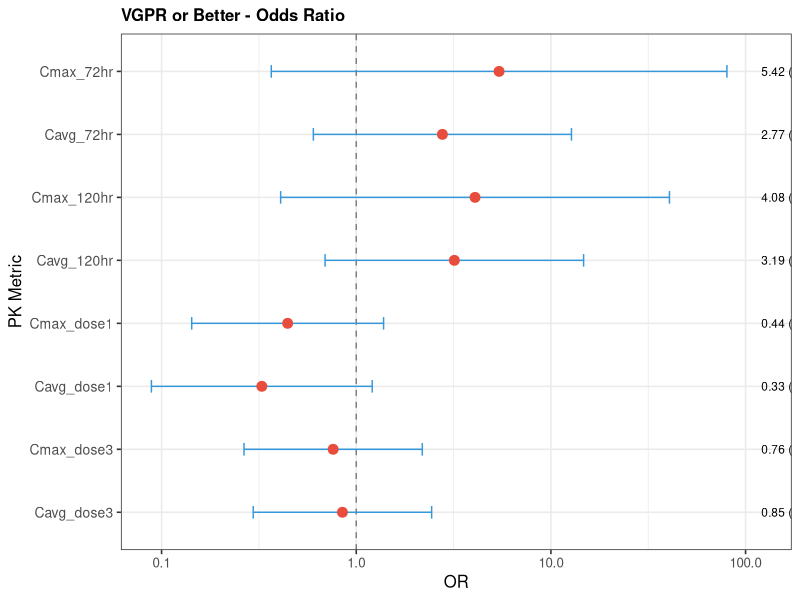
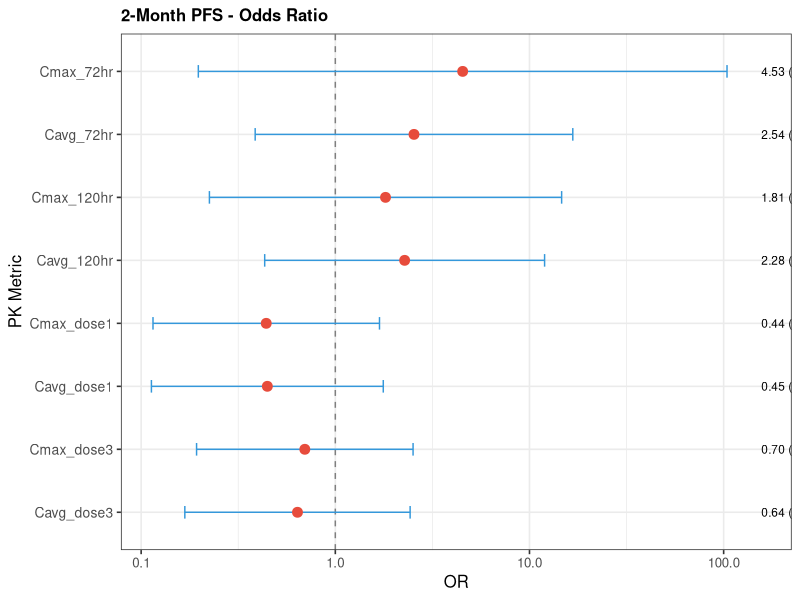
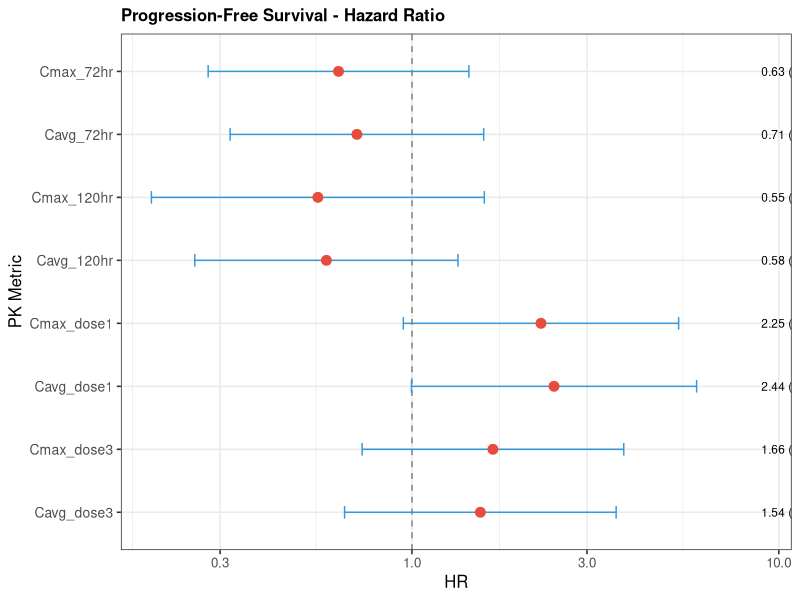

Write the R code that produced these figures, in order.
#===============================================================================
# Teclistamab PK-Response Association Analysis
#
# For patients with ≥6 doses:
# 1. VGPR or better (≥VGPR) - Odds Ratio (Logistic Regression)
# 2. 2-month PFS status - Odds Ratio (Logistic Regression)
# 3. PFS - Hazard Ratio (Cox Regression)
#
# Additional analyses:
# - Boxplots with Wilcoxon p-values
# - Categorical analysis (median split) with OR/HR
# - Predictive performance evaluation
#
# NOTE: Uses PK metrics from ae_pk_analysis.R (pk_ae_merged_results.csv)
#       Run ae_pk_analysis.R first to generate the PK data
#===============================================================================

library(tidyverse)
library(survival)
library(broom)
library(gridExtra)
library(pROC)

set.seed(12345)

cat("==========================================================\n")
cat("    Teclistamab PK-Response Association Analysis\n")
cat("==========================================================\n\n")

#-------------------------------------------------------------------------------
# 1. Load PK Data from Previous Analysis
#-------------------------------------------------------------------------------

cat("Loading data...\n")

# Load PK metrics from ae_pk_analysis.R output
if (!file.exists("pk_ae_merged_results.csv")) {
  stop("pk_ae_merged_results.csv not found! Run ae_pk_analysis.R first.")
}

pk_data <- read_csv("pk_ae_merged_results.csv", show_col_types = FALSE)
cat("  - Loaded PK data for", nrow(pk_data), "patients from ae_pk_analysis.R\n")

# Load dosing data to calculate treatment duration
dosing_all <- read_csv("mrgsolve_dosing_full.csv", show_col_types = FALSE) %>%
  filter(TIME >= 0) %>%
  arrange(ID, TIME)

# Load response data
response_data <- read_csv("response_data.csv", show_col_types = FALSE)
cat("  - Loaded response data for", nrow(response_data), "patients\n")

#-------------------------------------------------------------------------------
# 2. Calculate Treatment Duration and Filter for ≥6 Doses
#-------------------------------------------------------------------------------

cat("\n=== Filtering for ≥6 doses ===\n")

# Calculate treatment duration per patient (max TIME in hours)
treatment_duration <- dosing_all %>%
  group_by(ID) %>%
  summarise(
    N_doses = n(),
    Max_TIME_hr = max(TIME),
    Treatment_days = max(TIME) / 24,
    .groups = "drop"
  )

cat("\nTreatment Duration Summary:\n")
print(treatment_duration)

# Filter for ≥6 doses
patients_filtered <- treatment_duration %>%
  filter(N_doses >= 6)

cat("\n>>> Patients with ≥6 doses:", nrow(patients_filtered), "out of", nrow(treatment_duration), "<<<\n")

if (nrow(patients_filtered) == 0) {
  stop("No patients with ≥6 doses found!")
}

cat("\nFiltered patients IDs:", paste(patients_filtered$ID, collapse = ", "), "\n")

#-------------------------------------------------------------------------------
# 3. Merge Data and Create Analysis Dataset
#-------------------------------------------------------------------------------

cat("\n=== Creating analysis dataset ===\n")

# Filter PK data for ≥6 doses patients and merge with response data
filtered_data <- pk_data %>%
  filter(ID %in% patients_filtered$ID) %>%
  left_join(response_data, by = "PID") %>%
  left_join(patients_filtered %>% select(ID, N_doses, Treatment_days), by = "ID") %>%
  mutate(
    # VGPR or better (sCR, CR, VGPR)
    VGPR_or_better = ifelse(RESP_CTX %in% c("sCR", "CR", "VGPR"), 1, 0),

    # 2-month (60 days) PFS status
    PFS_2month = case_when(
      DAYS_VS_PFS_CTX >= 60 ~ 1,
      VS_PFS_CTX == 0 ~ 1,
      VS_PFS_CTX == 1 & DAYS_VS_PFS_CTX < 60 ~ 0,
      TRUE ~ NA_real_
    ),

    # For Cox model
    PFS_event = VS_PFS_CTX,
    PFS_time = DAYS_VS_PFS_CTX
  )

# Summary of response outcomes
cat("\n=== Response Summary (patients with ≥6 doses) ===\n")
cat("Total patients:", nrow(filtered_data), "\n")
cat("\nResponse distribution:\n")
print(table(filtered_data$RESP_CTX, useNA = "ifany"))

cat("\nVGPR or better:\n")
print(table(filtered_data$VGPR_or_better, useNA = "ifany"))

cat("\n2-month PFS status:\n")
print(table(filtered_data$PFS_2month, useNA = "ifany"))

cat("\nPFS events:\n")
print(table(filtered_data$PFS_event, useNA = "ifany"))

# Save filtered data
write_csv(filtered_data, "pk_response_analysis_data.csv")
cat("\nSaved filtered analysis data to: pk_response_analysis_data.csv\n")

#-------------------------------------------------------------------------------
# 4. Define PK Metrics for Analysis
#-------------------------------------------------------------------------------

pk_metrics <- c("Cmax_72hr", "Cavg_72hr", "Cmax_120hr", "Cavg_120hr",
                "Cmax_dose1", "Cavg_dose1", "Cmax_dose3", "Cavg_dose3")

#-------------------------------------------------------------------------------
# 5. Logistic Regression Function (for OR)
#-------------------------------------------------------------------------------

run_logistic_analysis <- function(data, outcome_var, pk_var, outcome_name) {

  # Filter valid data
  model_data <- data %>%
    filter(!is.na(.data[[outcome_var]]) & !is.na(.data[[pk_var]]))

  if (nrow(model_data) < 5) return(NULL)
  if (length(unique(model_data[[outcome_var]])) < 2) return(NULL)

  # Standardize PK variable for comparable ORs
  model_data$pk_std <- scale(model_data[[pk_var]])[,1]

  # Fit logistic regression
  formula <- as.formula(paste(outcome_var, "~ pk_std"))

  tryCatch({
    fit <- glm(formula, data = model_data, family = binomial)

    # Extract results
    coef_summary <- summary(fit)$coefficients

    # Calculate OR and 95% CI
    beta <- coef_summary["pk_std", "Estimate"]
    se <- coef_summary["pk_std", "Std. Error"]
    p_value <- coef_summary["pk_std", "Pr(>|z|)"]

    or <- exp(beta)
    or_lower <- exp(beta - 1.96 * se)
    or_upper <- exp(beta + 1.96 * se)

    # Also calculate OR per unit (not standardized)
    pk_sd <- sd(model_data[[pk_var]], na.rm = TRUE)
    or_per_unit <- exp(beta / pk_sd * 0.1)  # OR per 0.1 unit increase

    tibble(
      Outcome = outcome_name,
      `PK Metric` = pk_var,
      N = nrow(model_data),
      `N Events` = sum(model_data[[outcome_var]] == 1),
      `OR (95% CI)` = sprintf("%.2f (%.2f-%.2f)", or, or_lower, or_upper),
      OR = or,
      OR_lower = or_lower,
      OR_upper = or_upper,
      `p-value` = p_value,
      Sig = ifelse(p_value < 0.05, "*", "")
    )
  }, error = function(e) {
    NULL
  })
}

#-------------------------------------------------------------------------------
# 6. Cox Regression Function (for HR)
#-------------------------------------------------------------------------------

run_cox_analysis <- function(data, pk_var) {

  # Filter valid data
  model_data <- data %>%
    filter(!is.na(PFS_event) & !is.na(PFS_time) & !is.na(.data[[pk_var]])) %>%
    filter(PFS_time > 0)

  if (nrow(model_data) < 5) return(NULL)
  if (sum(model_data$PFS_event) < 2) return(NULL)

  # Standardize PK variable
  model_data$pk_std <- scale(model_data[[pk_var]])[,1]

  tryCatch({
    # Fit Cox model
    fit <- coxph(Surv(PFS_time, PFS_event) ~ pk_std, data = model_data)

    # Extract results
    fit_summary <- summary(fit)

    hr <- fit_summary$conf.int[1, "exp(coef)"]
    hr_lower <- fit_summary$conf.int[1, "lower .95"]
    hr_upper <- fit_summary$conf.int[1, "upper .95"]
    p_value <- fit_summary$coefficients[1, "Pr(>|z|)"]

    tibble(
      Outcome = "PFS",
      `PK Metric` = pk_var,
      N = nrow(model_data),
      `N Events` = sum(model_data$PFS_event),
      `HR (95% CI)` = sprintf("%.2f (%.2f-%.2f)", hr, hr_lower, hr_upper),
      HR = hr,
      HR_lower = hr_lower,
      HR_upper = hr_upper,
      `p-value` = p_value,
      Sig = ifelse(p_value < 0.05, "*", "")
    )
  }, error = function(e) {
    NULL
  })
}

#-------------------------------------------------------------------------------
# 7. Run Analyses
#-------------------------------------------------------------------------------

cat("\n")
cat("==========================================================\n")
cat("             STATISTICAL ANALYSIS RESULTS\n")
cat("==========================================================\n")

# 7.1 VGPR or better (Logistic Regression - OR)
cat("\n\n--- 1. VGPR or Better (≥VGPR) - Odds Ratio ---\n")

vgpr_results <- map_dfr(pk_metrics, function(pk_var) {
  run_logistic_analysis(filtered_data, "VGPR_or_better", pk_var, "≥VGPR")
})

if (nrow(vgpr_results) > 0) {
  print(vgpr_results %>% select(-OR, -OR_lower, -OR_upper), n = 100)
} else {
  cat("Insufficient data for VGPR analysis\n")
}

# 7.2 2-month PFS (Logistic Regression - OR)
cat("\n\n--- 2. 2-Month PFS Status - Odds Ratio ---\n")

pfs2m_results <- map_dfr(pk_metrics, function(pk_var) {
  run_logistic_analysis(filtered_data, "PFS_2month", pk_var, "2-month PFS")
})

if (nrow(pfs2m_results) > 0) {
  print(pfs2m_results %>% select(-OR, -OR_lower, -OR_upper), n = 100)
} else {
  cat("Insufficient data for 2-month PFS analysis\n")
}

# 7.3 PFS (Cox Regression - HR)
cat("\n\n--- 3. Progression-Free Survival (PFS) - Hazard Ratio ---\n")

pfs_results <- map_dfr(pk_metrics, function(pk_var) {
  run_cox_analysis(filtered_data, pk_var)
})

if (nrow(pfs_results) > 0) {
  print(pfs_results %>% select(-HR, -HR_lower, -HR_upper), n = 100)
} else {
  cat("Insufficient data for PFS analysis\n")
}

#-------------------------------------------------------------------------------
# 8. Boxplots with Wilcoxon p-values for Response Outcomes
#-------------------------------------------------------------------------------

cat("\n\n=== Boxplots with Wilcoxon p-values ===\n")

# Function to create boxplot with p-value (like ae_pk_analysis.R)
create_response_boxplot_pval <- function(data, outcome_var, outcome_label, pk_var) {
  plot_data <- data %>%
    filter(!is.na(.data[[outcome_var]]) & !is.na(.data[[pk_var]])) %>%
    mutate(Response = factor(ifelse(.data[[outcome_var]] == 1, "Yes", "No"),
                              levels = c("No", "Yes")))

  if (nrow(plot_data) < 4) return(list(plot = NULL, stats = NULL))

  yes_vals <- plot_data %>% filter(Response == "Yes") %>% pull(.data[[pk_var]])
  no_vals <- plot_data %>% filter(Response == "No") %>% pull(.data[[pk_var]])

  if (length(yes_vals) < 1 || length(no_vals) < 1) return(list(plot = NULL, stats = NULL))

  # Wilcoxon test
  p_val <- tryCatch({
    wilcox.test(yes_vals, no_vals)$p.value
  }, error = function(e) NA)

  # Median (IQR)
  median_iqr <- function(x) {
    sprintf("%.4f (%.4f-%.4f)", median(x), quantile(x, 0.25), quantile(x, 0.75))
  }

  p_label <- if (!is.na(p_val)) {
    if (p_val < 0.001) "p < 0.001"
    else if (p_val < 0.01) sprintf("p = %.3f", p_val)
    else sprintf("p = %.2f", p_val)
  } else "p = NA"

  y_max <- max(plot_data[[pk_var]], na.rm = TRUE)

  p <- ggplot(plot_data, aes(x = Response, y = .data[[pk_var]], fill = Response)) +
    geom_boxplot(alpha = 0.7, outlier.shape = 21) +
    geom_jitter(width = 0.15, alpha = 0.6, size = 2.5) +
    scale_fill_manual(values = c("No" = "#e74c3c", "Yes" = "#27ae60")) +
    labs(title = pk_var, x = outcome_label, y = pk_var) +
    annotate("text", x = 1.5, y = y_max * 1.15, label = p_label, size = 3.5, fontface = "bold") +
    theme_bw(base_size = 11) +
    theme(legend.position = "none",
          plot.title = element_text(size = 10, face = "bold"))

  stats <- tibble(
    Outcome = outcome_label,
    `PK Metric` = pk_var,
    `Yes (N)` = length(yes_vals),
    `No (N)` = length(no_vals),
    `Yes Median (IQR)` = median_iqr(yes_vals),
    `No Median (IQR)` = median_iqr(no_vals),
    `Wilcoxon p-value` = p_val,
    Sig = ifelse(!is.na(p_val) && p_val < 0.05, "*", "")
  )

  list(plot = p, stats = stats)
}

# Create boxplots for VGPR
cat("\n--- VGPR or Better Boxplots ---\n")
vgpr_boxplot_results <- map(pk_metrics, function(pk_var) {
  create_response_boxplot_pval(filtered_data, "VGPR_or_better", "≥VGPR", pk_var)
})

vgpr_boxplot_stats <- map_dfr(vgpr_boxplot_results, ~ .x$stats)
vgpr_plots <- compact(map(vgpr_boxplot_results, ~ .x$plot))

if (nrow(vgpr_boxplot_stats) > 0) {
  print(vgpr_boxplot_stats, n = 100)
}

if (length(vgpr_plots) > 0) {
  combined <- arrangeGrob(grobs = vgpr_plots, ncol = 4, nrow = 2,
                          top = "PK Metrics by VGPR Response (with Wilcoxon p-values)")
  ggsave("boxplot_VGPR_wilcoxon.png", combined, width = 16, height = 8, dpi = 200)
  cat("Saved: boxplot_VGPR_wilcoxon.png\n")
}

# Create boxplots for 2-month PFS
cat("\n--- 2-Month PFS Boxplots ---\n")
pfs2m_boxplot_results <- map(pk_metrics, function(pk_var) {
  create_response_boxplot_pval(filtered_data, "PFS_2month", "2-month PFS", pk_var)
})

pfs2m_boxplot_stats <- map_dfr(pfs2m_boxplot_results, ~ .x$stats)
pfs2m_plots <- compact(map(pfs2m_boxplot_results, ~ .x$plot))

if (nrow(pfs2m_boxplot_stats) > 0) {
  print(pfs2m_boxplot_stats, n = 100)
}

if (length(pfs2m_plots) > 0) {
  combined <- arrangeGrob(grobs = pfs2m_plots, ncol = 4, nrow = 2,
                          top = "PK Metrics by 2-Month PFS Status (with Wilcoxon p-values)")
  ggsave("boxplot_2monthPFS_wilcoxon.png", combined, width = 16, height = 8, dpi = 200)
  cat("Saved: boxplot_2monthPFS_wilcoxon.png\n")
}

#-------------------------------------------------------------------------------
# 9. Categorical Analysis (Median Split) - OR/HR
#-------------------------------------------------------------------------------

cat("\n\n=== Categorical Analysis (Median Split) ===\n")

# Create median-split categories for each PK metric
filtered_data_cat <- filtered_data
for (pk_var in pk_metrics) {
  med_val <- median(filtered_data[[pk_var]], na.rm = TRUE)
  cat_var <- paste0(pk_var, "_cat")
  filtered_data_cat[[cat_var]] <- ifelse(filtered_data[[pk_var]] >= med_val, "High", "Low")
  filtered_data_cat[[cat_var]] <- factor(filtered_data_cat[[cat_var]], levels = c("Low", "High"))
}

# Logistic regression for categorical variables
run_categorical_logistic <- function(data, outcome_var, pk_var, outcome_name) {
  cat_var <- paste0(pk_var, "_cat")

  model_data <- data %>%
    filter(!is.na(.data[[outcome_var]]) & !is.na(.data[[cat_var]]))

  if (nrow(model_data) < 5) return(NULL)
  if (length(unique(model_data[[outcome_var]])) < 2) return(NULL)
  if (length(unique(model_data[[cat_var]])) < 2) return(NULL)

  med_val <- median(filtered_data[[pk_var]], na.rm = TRUE)

  tryCatch({
    fit <- glm(as.formula(paste(outcome_var, "~", cat_var)),
               data = model_data, family = binomial)

    coef_summary <- summary(fit)$coefficients

    beta <- coef_summary[2, "Estimate"]
    se <- coef_summary[2, "Std. Error"]
    p_value <- coef_summary[2, "Pr(>|z|)"]

    or <- exp(beta)
    or_lower <- exp(beta - 1.96 * se)
    or_upper <- exp(beta + 1.96 * se)

    # Count by group
    high_yes <- sum(model_data[[cat_var]] == "High" & model_data[[outcome_var]] == 1)
    high_n <- sum(model_data[[cat_var]] == "High")
    low_yes <- sum(model_data[[cat_var]] == "Low" & model_data[[outcome_var]] == 1)
    low_n <- sum(model_data[[cat_var]] == "Low")

    tibble(
      Outcome = outcome_name,
      `PK Metric` = pk_var,
      `Median Cutoff` = round(med_val, 4),
      `High (events/N)` = sprintf("%d/%d", high_yes, high_n),
      `Low (events/N)` = sprintf("%d/%d", low_yes, low_n),
      `OR (95% CI)` = sprintf("%.2f (%.2f-%.2f)", or, or_lower, or_upper),
      OR = or,
      `p-value` = p_value,
      Sig = ifelse(p_value < 0.05, "*", "")
    )
  }, error = function(e) NULL)
}

# Cox regression for categorical variables
run_categorical_cox <- function(data, pk_var) {
  cat_var <- paste0(pk_var, "_cat")

  model_data <- data %>%
    filter(!is.na(PFS_event) & !is.na(PFS_time) & !is.na(.data[[cat_var]])) %>%
    filter(PFS_time > 0)

  if (nrow(model_data) < 5) return(NULL)
  if (sum(model_data$PFS_event) < 2) return(NULL)
  if (length(unique(model_data[[cat_var]])) < 2) return(NULL)

  med_val <- median(filtered_data[[pk_var]], na.rm = TRUE)

  tryCatch({
    fit <- coxph(as.formula(paste("Surv(PFS_time, PFS_event) ~", cat_var)), data = model_data)
    fit_summary <- summary(fit)

    hr <- fit_summary$conf.int[1, "exp(coef)"]
    hr_lower <- fit_summary$conf.int[1, "lower .95"]
    hr_upper <- fit_summary$conf.int[1, "upper .95"]
    p_value <- fit_summary$coefficients[1, "Pr(>|z|)"]

    # Count by group
    high_events <- sum(model_data[[cat_var]] == "High" & model_data$PFS_event == 1)
    high_n <- sum(model_data[[cat_var]] == "High")
    low_events <- sum(model_data[[cat_var]] == "Low" & model_data$PFS_event == 1)
    low_n <- sum(model_data[[cat_var]] == "Low")

    tibble(
      Outcome = "PFS",
      `PK Metric` = pk_var,
      `Median Cutoff` = round(med_val, 4),
      `High (events/N)` = sprintf("%d/%d", high_events, high_n),
      `Low (events/N)` = sprintf("%d/%d", low_events, low_n),
      `HR (95% CI)` = sprintf("%.2f (%.2f-%.2f)", hr, hr_lower, hr_upper),
      HR = hr,
      `p-value` = p_value,
      Sig = ifelse(p_value < 0.05, "*", "")
    )
  }, error = function(e) NULL)
}

# Run categorical analysis for VGPR
cat("\n--- VGPR (Categorical - Median Split) ---\n")
vgpr_cat_results <- map_dfr(pk_metrics, function(pk_var) {
  run_categorical_logistic(filtered_data_cat, "VGPR_or_better", pk_var, "≥VGPR")
})
if (nrow(vgpr_cat_results) > 0) {
  print(vgpr_cat_results %>% select(-OR), n = 100)
}

# Run categorical analysis for 2-month PFS
cat("\n--- 2-Month PFS (Categorical - Median Split) ---\n")
pfs2m_cat_results <- map_dfr(pk_metrics, function(pk_var) {
  run_categorical_logistic(filtered_data_cat, "PFS_2month", pk_var, "2-month PFS")
})
if (nrow(pfs2m_cat_results) > 0) {
  print(pfs2m_cat_results %>% select(-OR), n = 100)
}

# Run categorical analysis for PFS (Cox)
cat("\n--- PFS (Categorical - Median Split, Cox HR) ---\n")
pfs_cat_results <- map_dfr(pk_metrics, function(pk_var) {
  run_categorical_cox(filtered_data_cat, pk_var)
})
if (nrow(pfs_cat_results) > 0) {
  print(pfs_cat_results %>% select(-HR), n = 100)
}

#-------------------------------------------------------------------------------
# 10. Combine and Save Results
#-------------------------------------------------------------------------------

# Combine all results
all_results <- bind_rows(
  vgpr_results %>% mutate(Analysis = "Logistic (OR)"),
  pfs2m_results %>% mutate(Analysis = "Logistic (OR)"),
  pfs_results %>%
    rename(`OR (95% CI)` = `HR (95% CI)`, OR = HR, OR_lower = HR_lower, OR_upper = HR_upper) %>%
    mutate(Analysis = "Cox (HR)")
)

write_csv(all_results, "pk_response_statistical_results.csv")
cat("\n\nSaved all results to: pk_response_statistical_results.csv\n")

#-------------------------------------------------------------------------------
# 11. Create Forest Plots
#-------------------------------------------------------------------------------

cat("\n=== Creating Forest Plots ===\n")

create_forest_plot <- function(results, title, estimate_type = "OR") {

  if (nrow(results) == 0) return(NULL)

  plot_data <- results %>%
    mutate(
      estimate = if (estimate_type == "OR") OR else HR,
      lower = if (estimate_type == "OR") OR_lower else HR_lower,
      upper = if (estimate_type == "OR") OR_upper else HR_upper,
      label = sprintf("%.2f (%.2f-%.2f)", estimate, lower, upper),
      pk_metric = factor(`PK Metric`, levels = rev(pk_metrics))
    )

  ggplot(plot_data, aes(x = estimate, y = pk_metric)) +
    geom_vline(xintercept = 1, linetype = "dashed", color = "gray50") +
    geom_errorbarh(aes(xmin = lower, xmax = upper), height = 0.2, color = "#3498db") +
    geom_point(size = 3, color = "#e74c3c") +
    geom_text(aes(label = label, x = max(upper) * 1.5), hjust = 0, size = 3) +
    geom_text(aes(label = ifelse(Sig == "*", "*", ""), x = estimate),
              vjust = -1, size = 5, color = "red") +
    scale_x_log10() +
    labs(
      title = title,
      x = estimate_type,
      y = "PK Metric"
    ) +
    theme_bw(base_size = 12) +
    theme(
      plot.title = element_text(face = "bold", size = 12),
      axis.text.y = element_text(size = 10)
    )
}

# Forest plot for VGPR
if (nrow(vgpr_results) > 0) {
  p_vgpr <- create_forest_plot(vgpr_results, "VGPR or Better - Odds Ratio", "OR")
  if (!is.null(p_vgpr)) {
    ggsave("forest_VGPR_OR.png", p_vgpr, width = 10, height = 6, dpi = 200)
    cat("Saved: forest_VGPR_OR.png\n")
  }
}

# Forest plot for 2-month PFS
if (nrow(pfs2m_results) > 0) {
  p_pfs2m <- create_forest_plot(pfs2m_results, "2-Month PFS - Odds Ratio", "OR")
  if (!is.null(p_pfs2m)) {
    ggsave("forest_2monthPFS_OR.png", p_pfs2m, width = 10, height = 6, dpi = 200)
    cat("Saved: forest_2monthPFS_OR.png\n")
  }
}

# Forest plot for PFS HR
if (nrow(pfs_results) > 0) {
  pfs_plot_data <- pfs_results 
  p_pfs <- create_forest_plot(pfs_plot_data, "Progression-Free Survival - Hazard Ratio", "HR")
  if (!is.null(p_pfs)) {
    ggsave("forest_PFS_HR.png", p_pfs, width = 10, height = 6, dpi = 200)
    cat("Saved: forest_PFS_HR.png\n")
  }
}

#-------------------------------------------------------------------------------
# 12. Predictive Performance Evaluation
#-------------------------------------------------------------------------------

cat("\n\n=== Predictive Performance Evaluation ===\n")

# Collect all p-values from different analyses
all_pvals <- bind_rows(
  # Continuous logistic regression
  vgpr_results %>% select(`PK Metric`, `p-value`) %>% mutate(Analysis = "VGPR_continuous"),
  pfs2m_results %>% select(`PK Metric`, `p-value`) %>% mutate(Analysis = "PFS2m_continuous"),
  # Wilcoxon tests
  vgpr_boxplot_stats %>% select(`PK Metric`, `p-value` = `Wilcoxon p-value`) %>% mutate(Analysis = "VGPR_wilcoxon"),
  pfs2m_boxplot_stats %>% select(`PK Metric`, `p-value` = `Wilcoxon p-value`) %>% mutate(Analysis = "PFS2m_wilcoxon"),
  # Categorical
  vgpr_cat_results %>% select(`PK Metric`, `p-value`) %>% mutate(Analysis = "VGPR_categorical"),
  pfs2m_cat_results %>% select(`PK Metric`, `p-value`) %>% mutate(Analysis = "PFS2m_categorical")
)

# Find most significant metrics (lowest average p-value or most frequent significance)
sig_summary <- all_pvals %>%
  group_by(`PK Metric`) %>%
  summarise(
    Mean_pvalue = mean(`p-value`, na.rm = TRUE),
    Min_pvalue = min(`p-value`, na.rm = TRUE),
    N_significant = sum(`p-value` < 0.05, na.rm = TRUE),
    .groups = "drop"
  ) %>%
  arrange(Min_pvalue)

cat("\n--- PK Metric Significance Ranking ---\n")
print(sig_summary, n = 10)

# Select top 2 most significant metrics
top_metrics <- sig_summary %>% head(2) %>% pull(`PK Metric`)
cat("\n>>> Top 2 Most Significant PK Metrics:", paste(top_metrics, collapse = ", "), "<<<\n")

# ROC Analysis for top metrics
cat("\n--- ROC Analysis for Top Metrics ---\n")

roc_results <- list()

for (pk_var in top_metrics) {
  cat(sprintf("\n%s:\n", pk_var))

  # ROC for VGPR
  vgpr_data <- filtered_data %>%
    filter(!is.na(VGPR_or_better) & !is.na(.data[[pk_var]]))

  if (nrow(vgpr_data) >= 5 && length(unique(vgpr_data$VGPR_or_better)) == 2) {
    roc_vgpr <- tryCatch({
      roc(vgpr_data$VGPR_or_better, vgpr_data[[pk_var]], quiet = TRUE)
    }, error = function(e) NULL)

    if (!is.null(roc_vgpr)) {
      auc_vgpr <- auc(roc_vgpr)
      ci_vgpr <- ci.auc(roc_vgpr)

      # Find optimal cutoff (Youden)
      coords_vgpr <- coords(roc_vgpr, "best", ret = c("threshold", "sensitivity", "specificity"))

      cat(sprintf("  VGPR: AUC = %.3f (%.3f-%.3f)\n", auc_vgpr, ci_vgpr[1], ci_vgpr[3]))
      cat(sprintf("         Optimal cutoff = %.4f (Sens=%.2f, Spec=%.2f)\n",
                  coords_vgpr$threshold, coords_vgpr$sensitivity, coords_vgpr$specificity))

      roc_results[[paste0(pk_var, "_VGPR")]] <- list(
        metric = pk_var, outcome = "VGPR",
        auc = as.numeric(auc_vgpr), auc_lower = ci_vgpr[1], auc_upper = ci_vgpr[3],
        cutoff = coords_vgpr$threshold,
        sensitivity = coords_vgpr$sensitivity,
        specificity = coords_vgpr$specificity
      )
    }
  }

  # ROC for 2-month PFS
  pfs2m_data <- filtered_data %>%
    filter(!is.na(PFS_2month) & !is.na(.data[[pk_var]]))

  if (nrow(pfs2m_data) >= 5 && length(unique(pfs2m_data$PFS_2month)) == 2) {
    roc_pfs2m <- tryCatch({
      roc(pfs2m_data$PFS_2month, pfs2m_data[[pk_var]], quiet = TRUE)
    }, error = function(e) NULL)

    if (!is.null(roc_pfs2m)) {
      auc_pfs2m <- auc(roc_pfs2m)
      ci_pfs2m <- ci.auc(roc_pfs2m)
      coords_pfs2m <- coords(roc_pfs2m, "best", ret = c("threshold", "sensitivity", "specificity"))

      cat(sprintf("  2-mo PFS: AUC = %.3f (%.3f-%.3f)\n", auc_pfs2m, ci_pfs2m[1], ci_pfs2m[3]))
      cat(sprintf("            Optimal cutoff = %.4f (Sens=%.2f, Spec=%.2f)\n",
                  coords_pfs2m$threshold, coords_pfs2m$sensitivity, coords_pfs2m$specificity))

      roc_results[[paste0(pk_var, "_PFS2m")]] <- list(
        metric = pk_var, outcome = "2-month PFS",
        auc = as.numeric(auc_pfs2m), auc_lower = ci_pfs2m[1], auc_upper = ci_pfs2m[3],
        cutoff = coords_pfs2m$threshold,
        sensitivity = coords_pfs2m$sensitivity,
        specificity = coords_pfs2m$specificity
      )
    }
  }
}

# Summary table
if (length(roc_results) > 0) {
  roc_summary <- map_dfr(roc_results, ~ tibble(
    `PK Metric` = .x$metric,
    Outcome = .x$outcome,
    `AUC (95% CI)` = sprintf("%.3f (%.3f-%.3f)", .x$auc, .x$auc_lower, .x$auc_upper),
    `Optimal Cutoff` = round(.x$cutoff, 4),
    Sensitivity = round(.x$sensitivity, 2),
    Specificity = round(.x$specificity, 2)
  ))

  cat("\n--- Predictive Performance Summary ---\n")
  print(roc_summary, n = 100)
  write_csv(roc_summary, "pk_response_roc_results.csv")
  cat("\nSaved: pk_response_roc_results.csv\n")
}

#-------------------------------------------------------------------------------
# 13. Final Summary
#-------------------------------------------------------------------------------

cat("\n")
cat("==========================================================\n")
cat("                    FINAL SUMMARY\n")
cat("==========================================================\n\n")

cat("Analysis Population:\n")
cat("  - Patients with ≥6 doses:", nrow(filtered_data), "\n")
cat("  - Patients with response data:", sum(!is.na(filtered_data$RESP_CTX)), "\n")
cat("  - Patients with PFS data:", sum(!is.na(filtered_data$PFS_time)), "\n")

cat("\nResponse Outcomes:\n")
cat("  - VGPR or better (≥VGPR):", sum(filtered_data$VGPR_or_better == 1, na.rm = TRUE),
    "/", sum(!is.na(filtered_data$VGPR_or_better)), "\n")
cat("  - 2-month PFS achieved:", sum(filtered_data$PFS_2month == 1, na.rm = TRUE),
    "/", sum(!is.na(filtered_data$PFS_2month)), "\n")
cat("  - PFS events:", sum(filtered_data$PFS_event == 1, na.rm = TRUE),
    "/", sum(!is.na(filtered_data$PFS_event)), "\n")

# Significant findings
cat("\n>>> Significant Associations (p < 0.05) <<<\n\n")

sig_results <- all_results %>% filter(Sig == "*")

if (nrow(sig_results) > 0) {
  print(sig_results %>% select(Outcome, `PK Metric`, N, `N Events`, `OR (95% CI)`, `p-value`), n = 100)
} else {
  cat("No significant associations found (p < 0.05)\n")
}

cat("\n==========================================================\n")
cat("                    OUTPUT FILES\n")
cat("==========================================================\n")
cat("  - pk_response_analysis_data.csv (filtered analysis data)\n")
cat("  - pk_response_statistical_results.csv (continuous OR/HR results)\n")
cat("  - pk_response_roc_results.csv (ROC/AUC predictive performance)\n")
cat("  - boxplot_VGPR_wilcoxon.png (VGPR boxplots with p-values)\n")
cat("  - boxplot_2monthPFS_wilcoxon.png (2-month PFS boxplots with p-values)\n")
cat("  - forest_VGPR_OR.png (VGPR forest plot)\n")
cat("  - forest_2monthPFS_OR.png (2-month PFS forest plot)\n")
cat("  - forest_PFS_HR.png (PFS hazard ratio forest plot)\n")
cat("==========================================================\n")
cat("                 Analysis Complete!\n")
cat("==========================================================\n")
